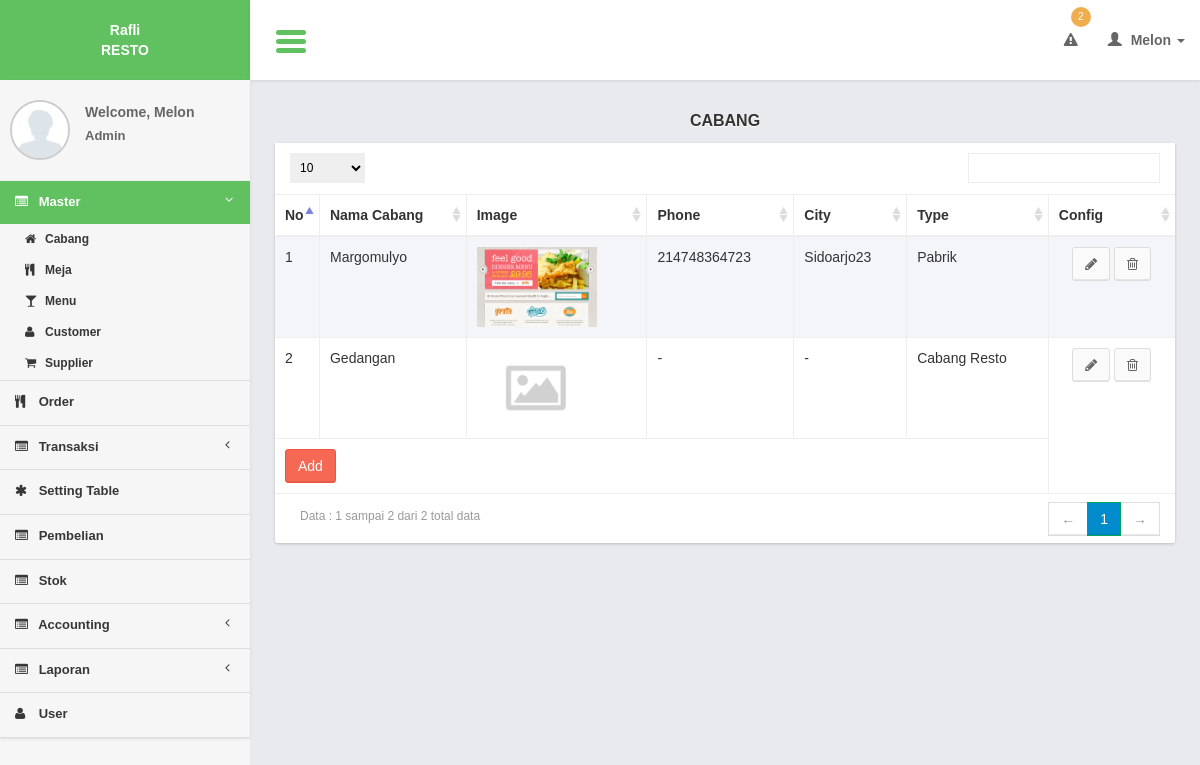
Screenshot of /controllers/branch.php?page=list (signed in) with the database file from the repository.
### tables this page shows
CREATE TABLE `branches` (
  `branch_id` int(11) NOT NULL,
  `branch_name` varchar(200) NOT NULL,
  `branch_img` text NOT NULL,
  `branch_desc` text NOT NULL,
  `branch_address` text NOT NULL,
  `branch_phone` varchar(100) NOT NULL,
  `branch_city` varchar(100) NOT NULL,
  `branch_type_id` int(11) NOT NULL
);

### models/branch_model.php (called while the page is built, shortened)
<?php
function select(){
	$query = mysql_query("select a.*
							from branches a
							order by branch_id");
	return $query;
}
?>

### views/branch/list.php (the view, shortened to what this page needs)
     <section class="content">
         <div class="row">
             <div class="col-xs-12">
                  <div class="title_page"> <?= $title ?></div>
                 <div class="box">
                     <div class="box-body2 table-responsive">
                         <table id="example1" class="table table-bordered table-striped">
                             <thead>
                                 <tr>
                                 <th width="5%">No</th>
                                     <th>Nama Cabang</th>
                                     <th>Image</th>
                                     <th>Phone</th>
                                     <th>City</th>
                                     <th>Type</th>
                                     <th>Config</th>
                                 </tr>
                             </thead>
                             <tbody>
                                 <?php
                                $no = 1;
  while($row = mysql_fetch_array($query)){
                                 ?>
                                 <tr>
                                 <td><?= $no?></td>
                                    <td><?= $row['branch_name']?></td>
                                     <td><img src="<?php
   if($row['branch_img']){
   		$image = "../img/branch/".$row['branch_img'];
   }else{
	   $image = "../img/img_not_found.png";
    }
    echo $image ?>" height="80" /></td>
                                      <td><?= $row['branch_phone'] ?></td>
                                       <td><?= $row['branch_city'] ?></td>
                                    <td><?= ($row['branch_type_id'] == 1) ?  "Pabrik" : "Cabang Resto";   ?></td>
                                    <td style="text-align:center;">
                                         <a href="branch.php?page=form&id=<?= $row['branch_id']?>" class="btn btn-default" ><i class="fa fa-pencil"></i></a>
                                         <a href="javascript:void(0)" onclick="confirm_delete(<?= $row['branch_id']; ?>,'branch.php?page=delete&id=')" class="btn btn-default" ><i class="fa fa-trash-o"></i></a>
                                     </td>
                                 </tr>
                                 <?php
$no++;
                                 }
                                 ?>
                             </tbody>
                               <tfoot>
                                 <tr>
                                     <td colspan="6"><a href="<?= $add_button ?>" class="btn btn-danger " >Add</a></td>
                                 </tr>
                             </tfoot>
                         </table>
                     </div>
                 </div>
             </div>
         </div>
     </section>

### css/AdminLTE.css (style rules this page uses)
html { font-family: 'Source Sans Pro', sans-serif; -webkit-font-smoothing: antialiased; min-height: 100%; background: #E9EAED; }
body { font-family: 'Source Sans Pro', sans-serif; -webkit-font-smoothing: antialiased; min-height: 100%; }
a { color: #3c8dbc; }
.content { padding: 30px 10px; }
img { max-width: 100%important; }
.table-striped > tbody > tr:nth-child(odd), .table-striped > tbody > tr:nth-child(odd) { background:#F3F5F9; }
.box { position: relative; margin-bottom: 20px; -webkit-border-radius: 3px; -moz-border-radius: 3px; border-radius: 3px !important; width: 100%; background:#fff; box-shadow: 0 1px 3px rgba(0, 0, 0, 0.1); }
.box .box-body2 { background:#fff; -webkit-border-top-left-radius: 0; -webkit-border-top-right-radius: 0; -webkit-border-bottom-right-radius: 3px; -webkit-border-bottom-left-radius: 3px; -moz-border-radius-topleft: 0; -moz-border-radius-topright: 0; -moz-border-radius-bottomright: 3px; -moz-border-radius-bottomleft: 3px; border-top-left-radius: 0; border-top-right-radius: 0; border-bottom-right-radius: 3px; border-bottom-left-radius: 3px; box-shadow: 0 1px 3px rgba(0, 0, 0, 0.1); }
.btn { font-weight: 500; -webkit-border-radius: 3px; -moz-border-radius: 3px; border-radius: 3px; border: 1px solid transparent; -webkit-box-shadow: inset 0px -2px 0px 0px rgba(0, 0, 0, 0.09); -moz-box-shadow: inset 0px -2px 0px 0px rgba(0, 0, 0, 0.09); box-shadow: inset 0px -1px 0px 0px rgba(0, 0, 0, 0.09); }
.btn.btn-default { background-color: #fafafa; color: #666; border-color: #ddd; border-bottom-color: #ddd; }
.btn.btn-danger { background-color: #f56954; border-color: #f4543c; }
.title_page { font-size:medium; text-align:center; font-weight:bold; margin-bottom:10px; text-shadow: 0 1px 1px #ffffff; text-transform:uppercase; }

### css/tooltip/tooltip-classic.css (style rules this page uses)
html, body { margin:0; height:100%; }

### rows the page displays
branches: branch_name "Margomulyo", branch_img (picture), branch_phone "214748364723", branch_city "Sidoarjo23", branch_type_id "Pabrik"
branches: branch_name "Gedangan", shows a picture, branch_phone "-", branch_city "-", branch_type_id "Cabang Resto"

### other values shown
count_stock_limit() "2"
$user_data[0] "Melon"
$user_data[1] "Admin"
$title "CABANG"
